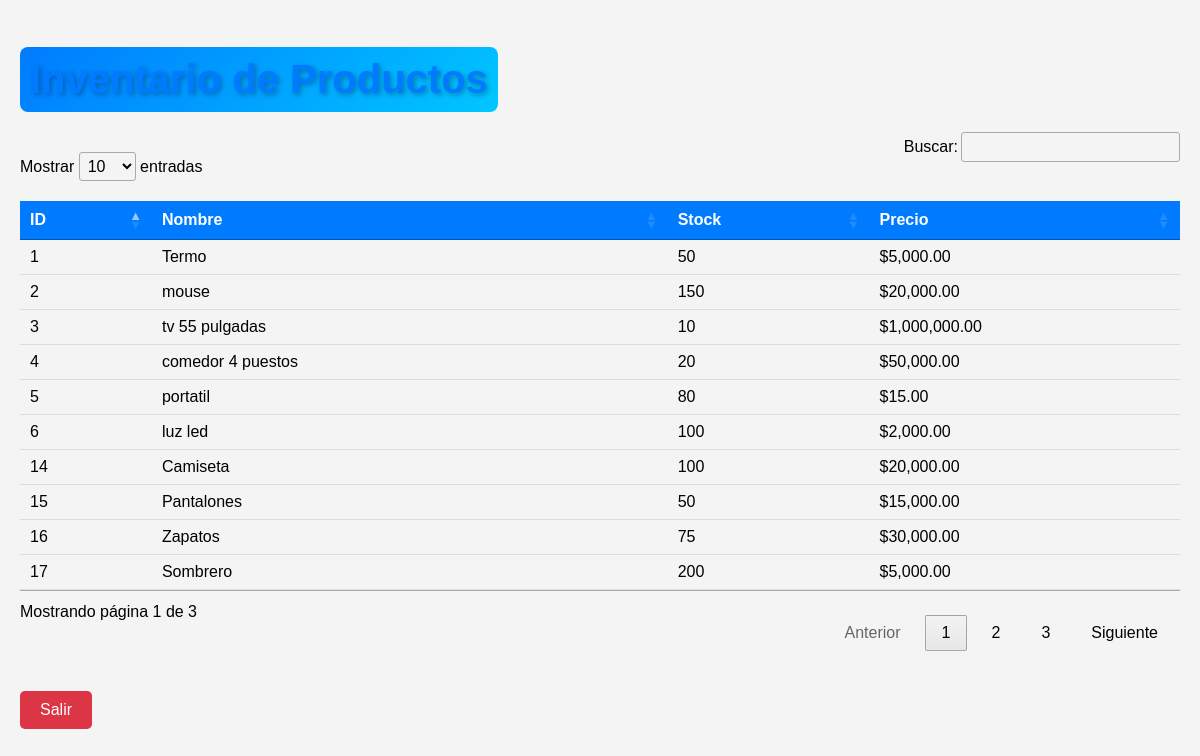
Page /inventario.php (signed in) on the committed database.
### tables this page shows
CREATE TABLE `inventario` (
  `id` int NOT NULL,
  `nombre` varchar(255) NOT NULL,
  `stock` int NOT NULL DEFAULT '0',
  `precio` decimal(10,2) NOT NULL
);

### inventario.php (the view, shortened to what this page needs)
<?php
include 'conexion.php';
$sql = "SELECT * FROM inventario";
$result = $conn->query($sql);
?>
<!DOCTYPE html>
<html lang="es">
<head>
    <link rel="stylesheet" href="https://cdn.datatables.net/1.11.5/css/jquery.dataTables.min.css">
</head>
<body>
    <h1>Inventario de Productos</h1>
    <table id="inventarioTable">
        <thead>
            <tr>
                <th>ID</th>
                <th>Nombre</th>
                <th>Stock</th>
                <th>Precio</th>
            </tr>
        </thead>
        <tbody>
            <?php if ($result->num_rows > 0): ?>
                <?php while ($producto = $result->fetch_assoc()): ?>
                    <tr>
                        <td><?php echo $producto['id']; ?></td>
                        <td><?php echo htmlspecialchars($producto['nombre']); ?></td>
                        <td><?php echo $producto['stock']; ?></td>
                        <td><?php echo '$' . number_format($producto['precio'], 2); ?></td>
                    </tr>
                <?php endwhile; ?>
            <?php else: ?>
                <tr>
                    <td colspan="4">No hay productos en el inventario.</td>
                </tr>
            <?php endif; ?>
        </tbody>
    </table>
    <a href="logout.php" class="btn">Salir</a>
</body>
</html>

### inventario.php (style rules this page uses)
body { font-family: Arial, sans-serif; background-color: #f4f4f4; margin: 0; padding: 20px; }
h1 { text-align: center; color: #007bff; font-size: 2.5em; text-shadow: 2px 2px 5px rgba(0, 0, 0, 0.3); margin-bottom: 20px; padding: 10px; border-radius: 8px; background: linear-gradient(135deg, #007bff, #00c6ff); display: inline-block; }
table { width: 100%; border-collapse: collapse; margin-top: 20px; }
th, td { padding: 12px; text-align: left; border-bottom: 1px solid #ddd; }
th { background-color: #007bff; color: white; }
.btn { display: inline-block; margin: 20px auto; padding: 10px 20px; background-color: #dc3545; color: white; text-decoration: none; border-radius: 5px; text-align: center; font-size: 16px; transition: background-color 0.3s; }

### rows in the picture
inventario: id "1", nombre "Termo", stock "50", precio "5,000.00"
inventario: id "2", nombre "mouse", stock "150", precio "20,000.00"
inventario: id "3", nombre "tv 55 pulgadas", stock "10", precio "1,000,000.00"
inventario: id "4", nombre "comedor 4 puestos", stock "20", precio "50,000.00"
inventario: id "5", nombre "portatil", stock "80", precio "15.00"
inventario: id "6", nombre "luz led", stock "100", precio "2,000.00"
inventario: id "14", nombre "Camiseta", stock "100", precio "20,000.00"
inventario: id "15", nombre "Pantalones", stock "50", precio "15,000.00"
inventario: id "16", nombre "Zapatos", stock "75", precio "30,000.00"
inventario: id "17", nombre "Sombrero", stock "200", precio "5,000.00"
